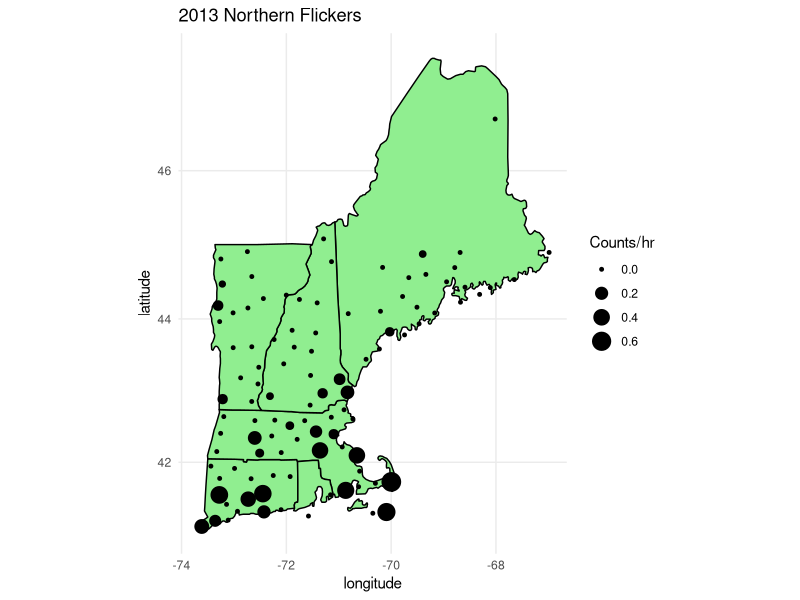
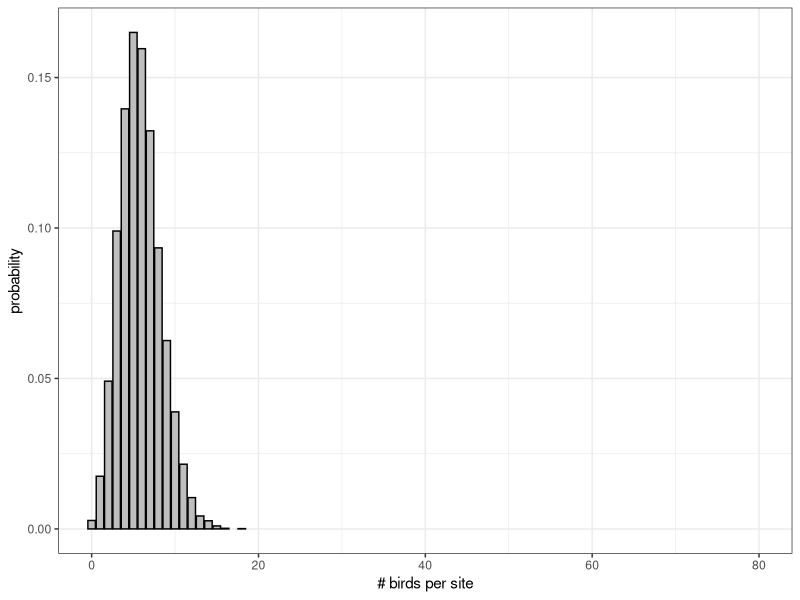
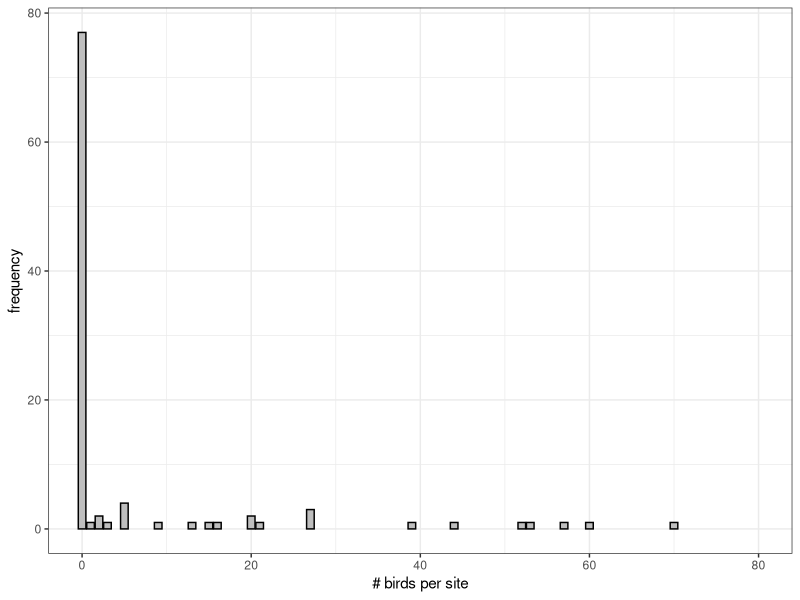
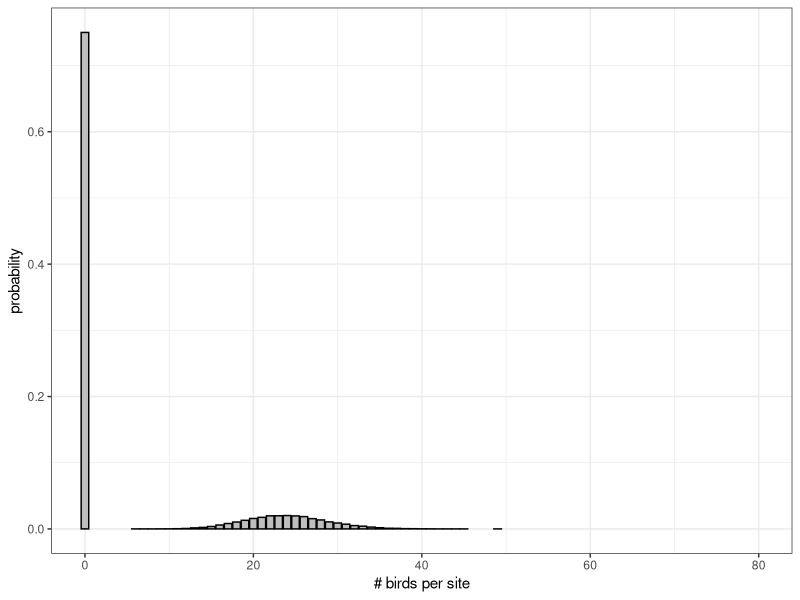
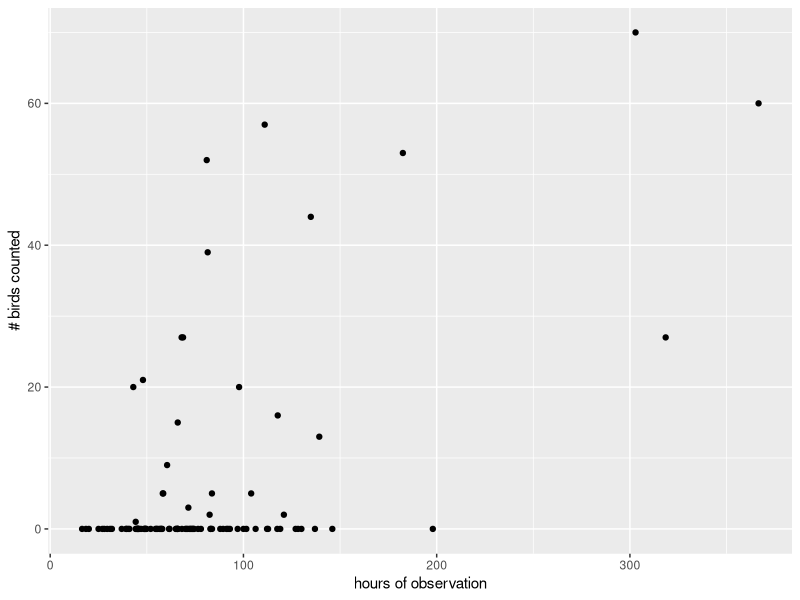
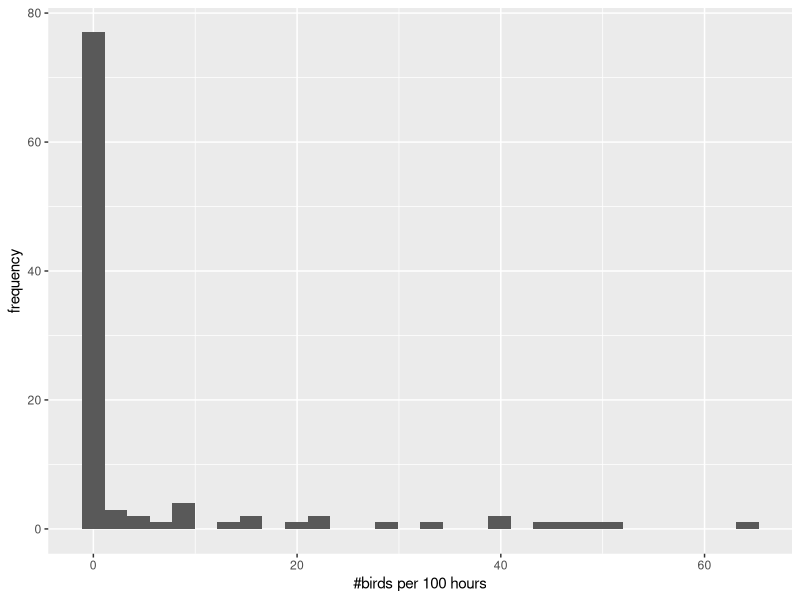
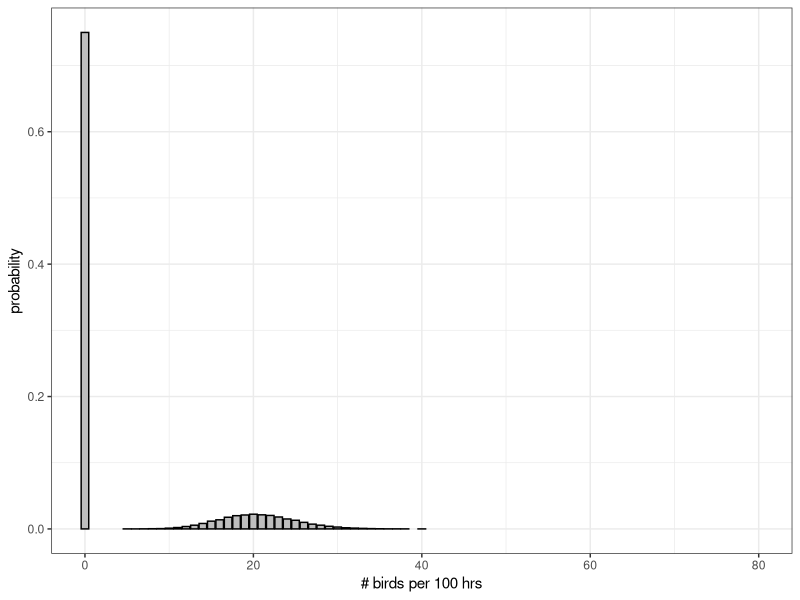
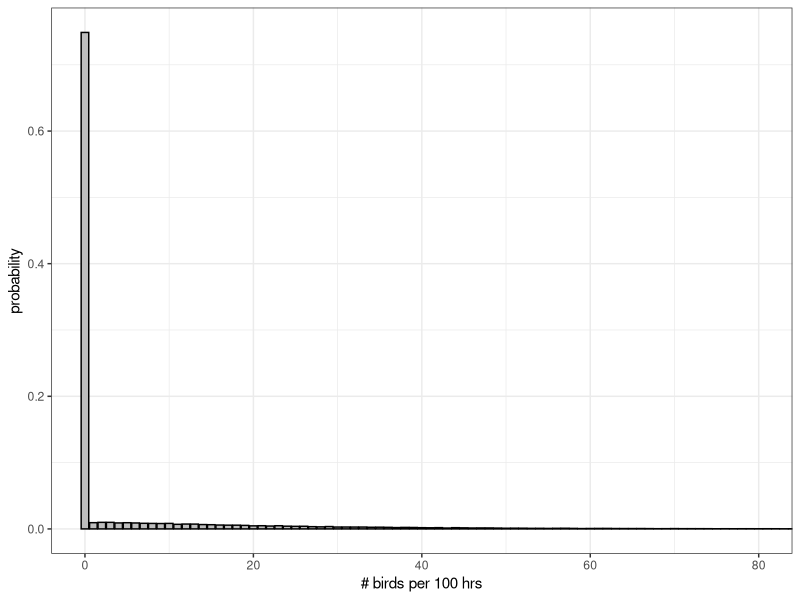

Write R code to recreate these figures, in order.
## ---- chunk 1
library(tidyverse)
library(here) # for here()
library(pscl) #for zero-inflated poisson
library(MASS) #for rnegbin() and other useful functions

# the MASS package has a function `select()` just like dplyr in the tidyverse.  If you want to always use the dplyr version you could do:

select <- dplyr::select

#for map (optional):
library(maps)
library(mapproj)
## ---- chunk 2
# data for map
new_england <- map_data('state', region = c('massachusetts', 'new hampshire', 'vermont', 'maine', 'connecticut', 'rhode island'))

birds <- read_csv(here("data", "NE_flickers.csv"))
head(birds)
## ---- chunk 3
ggplot() +
  geom_polygon(data = new_england, aes(x = long, y = lat, group = group),
               color = "black", #lines
               fill = "lightgreen") + #area
  geom_point(data = birds, aes(x = Longitude, y = Latitude, size = Count/hours)) +
  coord_map() +
  theme_minimal() +
  labs(title = "2013 Northern Flickers", x = "longitude", y = "latitude", size = "Counts/hr")
## ---- chunk 4
m1 <- glm(Count ~ 1, family = poisson, data=birds)
# expected # of flickers, simple poisson model:
coef(m1) # ... on a log scale
exp(coef(m1)) # .... back-transformed
## ---- chunk 5
tibble(x = rpois(10000, exp(coef(m1)))) %>% #generate random numbers
  ggplot() +
  #plot as proportion rather than count with stat="count" and y = ..prop..
  geom_bar(stat = "count", aes(x, y= ..prop.., group = 1),
           fill = "grey", color = "black") +
  theme_bw() +
  coord_cartesian(xlim = c(0, 80)) +
  labs(y = "probability", x = "# birds per site")
## ---- chunk 6
ggplot(birds, aes(Count)) +
  geom_bar(color = "black", fill = "grey") +
  theme_bw() +
  coord_cartesian(xlim = c(0, 80)) +
  labs(y = "frequency", x = "# birds per site")
## ---- chunk 7
m2 <- zeroinfl(Count ~ 1, data = birds)
coef(m2)
## ---- chunk 8
plogis(coef(m2)[2]) 
## ---- chunk 9
exp(coef(m2)[1]) # expected # of flickers, in suitable sites
## ---- chunk 10
zip_pred_a = rep(0, 75000) #zeroes
zip_pred_b = rpois(25000, exp(coef(m2)[1])) #poisson
zip_pred = data.frame(x = c(zip_pred_a, zip_pred_b))

ggplot(zip_pred) +
  geom_bar(stat = "count", aes(x, y= ..prop.., group = 1),
           fill = "grey", color = "black") +
  theme_bw() +
  coord_cartesian(xlim = c(0, 80)) +
  labs(y = "probability", x = "# birds per site")
## ---- chunk 11
mean(zip_pred$x)
var(zip_pred$x)
## ---- chunk 12
head(birds)
#does number of birds increase with search effort?
ggplot(birds, aes(x = hours, y = Count)) + geom_point() +
  labs(x = "hours of observation", y = "# birds counted")
## ---- chunk 13
birds <- birds %>%
  mutate(count_per_hr = Count/hours)

ggplot(birds, aes(count_per_hr*100)) +
  geom_histogram() +#histogram for continuous data
  labs(y = "frequency", x = "#birds per 100 hours")
## ---- chunk 14
mean(100*birds$count_per_hr)
var(100*birds$count_per_hr)
## ---- chunk 15
m3 <- zeroinfl(Count ~ 1, offset = log(hours), data = birds)
coef(m3)
## ---- chunk 16
plogis(coef(m3)[2]) # probability habitat is unsuitable
exp(coef(m3)[1]) # expected # of flickers, per hour of observation
## ---- chunk 17
predict(m3, type = "response") %>% head()
## ---- chunk 18
zip_pred_c = rep(0, 75000)
zip_pred_d = rpois(25000, 100*exp(coef(m3)[1]))
zip_pred2 = tibble(x = c(zip_pred_c, zip_pred_d))

#copy and paste code, change dataframe name:
ggplot(zip_pred2) +
  geom_bar(stat = "count", aes(x, y= ..prop.., group = 1),
           fill = "grey", color = "black") +
  theme_bw() +
  coord_cartesian(xlim = c(0, 80)) +
  labs(y = "probability", x = "# birds per 100 hrs")
## ---- chunk 19
mean(zip_pred2$x)
var(zip_pred2$x)
## ---- chunk 20
m4 <- zeroinfl(Count ~ 1, offset = log(hours), dist = "negbin", data = birds)
summary(m4)
## ---- chunk 21
zinb_pred_a = rep(0, 74000) # probability of zeros = 0.74; 74% are 0's
zinb_pred_b = rnegbin(26000, mu = 100 * exp(coef(m4)[1]), theta = m4$theta) 

# prob of non-zeros = 0.26; 26% are samples from a negative binomial distribution with count and dispersion terms from the fitted model

zinb_pred = tibble(x = c(zinb_pred_a, zinb_pred_b)) # combined data from both  distributions

ggplot(zinb_pred) +
  geom_bar(stat = "count", aes(x, y= ..prop.., group = 1),
           fill = "grey", color = "black") +
  theme_bw() +
  coord_cartesian(xlim = c(0, 80)) +
  labs(y = "probability", x = "# birds per 100 hrs")
## ---- chunk 22
mean(zinb_pred$x)
var(zinb_pred$x)
## ---- chunk 23
m_pois <- glm(Count ~ 1 + offset(log(hours)), family = poisson, data = birds)
m_zip <- zeroinfl(Count ~ 1 + offset(log(hours)), data = birds)
m_zinb <- zeroinfl(Count ~ 1 + offset(log(hours)), dist = "negbin", data = birds)

AIC(m_pois, m_zip, m_zinb)
